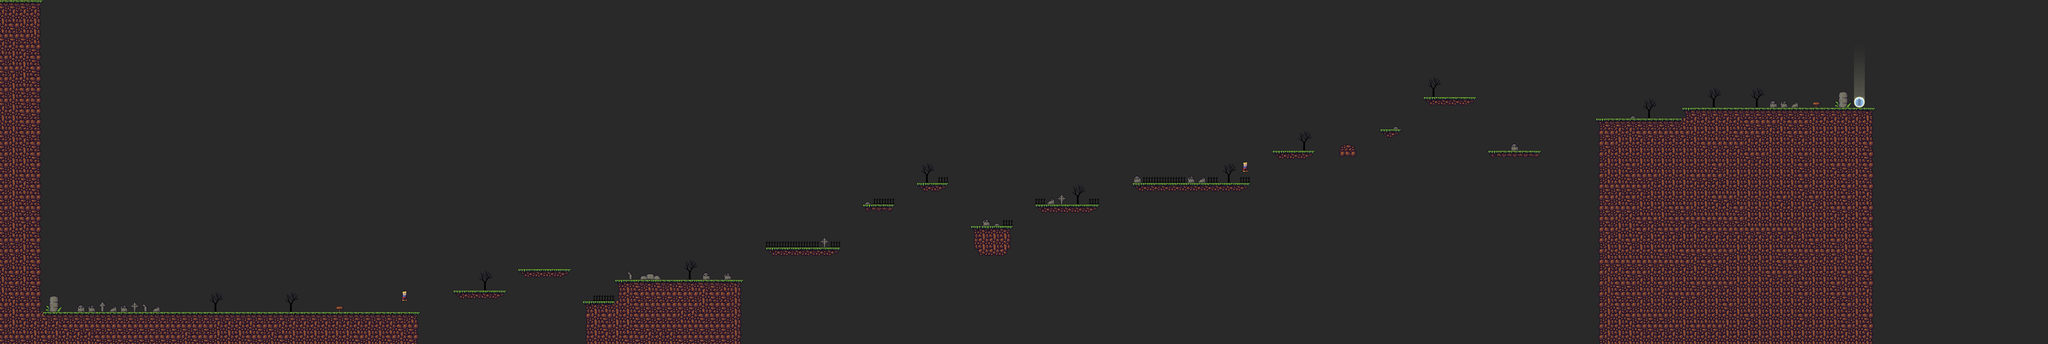

Rendered tile map (Tiled .tmx) drawn with the repository's tilesets; below, a short description and the map source with its tile grids summarised:
An orthogonal 190x32 tile map with 32x32 px tiles, 7 tile layers (Walls, Pickups, NoCollide, Bouncy, ...).

<map version="1.0" orientation="orthogonal" width="190" height="32" tilewidth="32" tileheight="32" backgroundcolor="#292929">
 <properties>
  <property name="credits" value="McFunkypants" />
  <property name="gamename" value="Gwendolynn the Lionheaterd" />
  <property name="gravity" value="0.5" />
  <property name="jump_strength" value="-13" />
  <property name="mapname" value="Pillars of Doom" />
  <property name="move_speed" value="5" />
  <property name="player_can_attack" value="true" />
  <property name="start_tile" value="7.5,28" />
 </properties>
 <tileset firstgid="1" name="tileset" tilewidth="32" tileheight="32">
  <image source="tiles.png" trans="ffffff" width="1024" height="1024" />
 </tileset>
 <layer name="Walls" width="190" height="32">
  <data>[6080 cells, 933 non-empty, 26 distinct tile ids]</data>
 </layer>
 <layer name="Pickups" width="190" height="32">
  <data>[6080 cells, 0 non-empty, 0 distinct tile ids]</data>
 </layer>
 <layer name="NoCollide" width="190" height="32">
  <data>[6080 cells, 130 non-empty, 29 distinct tile ids]</data>
 </layer>
 <layer name="Bouncy" width="190" height="32">
  <data>[6080 cells, 0 non-empty, 0 distinct tile ids]</data>
 </layer>
 <layer name="Danger" width="190" height="32">
  <data>[6080 cells, 4 non-empty, 4 distinct tile ids]</data>
 </layer>
 <layer name="Enemies" width="190" height="32">
  <data>[6080 cells, 2 non-empty, 1 distinct tile ids]</data>
 </layer>
 <layer name="Warp" width="190" height="32">
  <data>[6080 cells, 13 non-empty, 9 distinct tile ids]</data>
 </layer>
</map>
